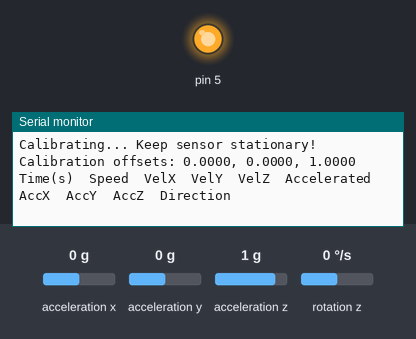
A sketch run on a simulated Arduino Uno, built with avr-gcc and run on an emulated ATmega328P. On the bench: output pins drawn as LEDs (lit = HIGH), the last lines printed to the serial monitor. The inputs (shaded band) are chosen by the test bench; at power-on: acceleration x 0 g, rotation z 0 °/s, acceleration y 0 g, acceleration z 1 g.

Above: at 8.5 s.
8.6 s: acceleration x set to -1.4 g
At 10.0 s:
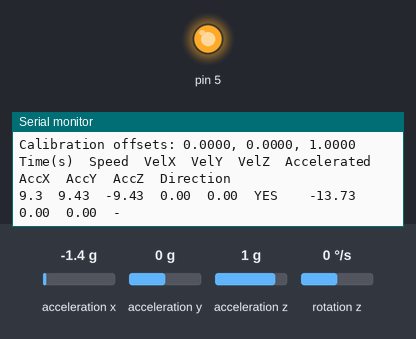
11.6 s: rotation z set to -192 °/s
At 14.5 s:
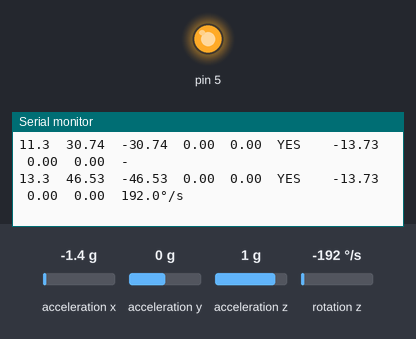
Timing chart, 0 to 16.0 s (numbered marks = the images above; inputs shaded):
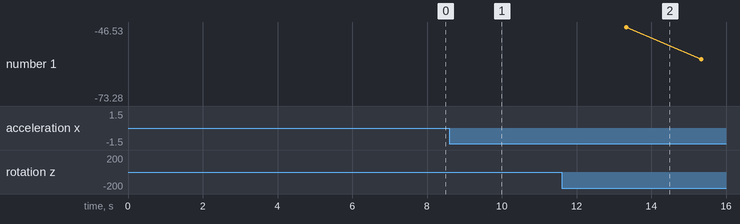

The sketch:

IMU.ino
```cpp
#include <LSM6DS3.h>
#include <Wire.h>

LSM6DS3 myIMU(I2C_MODE, 0x6A);

// Calibration variables
float initial_aX = 0, initial_aY = 0, initial_aZ = 0;

// Threshold parameters
const float DIRECTION_THRESHOLD = 25.0;    // Degrees/s
const float ACCEL_THRESH = 0.5;           // m/s²
const float DRIFT_COMP = 0.15;             // 25% velocity decay per second
const float ZERO_THRESH = 0.1;             // Speed threshold
const float STATIONARY_ACCEL = 0.2;        // m/s² for stationary detection

// Motion tracking
float velX = 0, velY = 0, velZ = 0;
unsigned long lastUpdate = 0;
float maxDirectionChange = 0;
bool isStationary = true;

// Timing control
unsigned long lastPrintTime = 0;
const unsigned long PRINT_INTERVAL = 2000;

void calibrateIMU() {
  const int NUM_CAL = 500;  // Increased calibration samples
  float sum_aX = 0, sum_aY = 0, sum_aZ = 0;

  Serial.println("Calibrating... Keep sensor stationary!");
  delay(2000);  // Allow time to position sensor

  for(int i=0; i<NUM_CAL; i++) {
    sum_aX += myIMU.readFloatAccelX();
    sum_aY += myIMU.readFloatAccelY();
    sum_aZ += myIMU.readFloatAccelZ();
    delay(10);
  }
  initial_aX = sum_aX/NUM_CAL;
  initial_aY = sum_aY/NUM_CAL;
  initial_aZ = sum_aZ/NUM_CAL;

  Serial.print("Calibration offsets: ");
  Serial.print(initial_aX, 4); Serial.print(", ");
  Serial.print(initial_aY, 4); Serial.print(", ");
  Serial.println(initial_aZ, 4);
}

void setup() {
  Serial.begin(115200);
  while(!Serial);

  pinMode(PD5, OUTPUT);
  digitalWrite(PD5, HIGH);

  if(myIMU.begin() != 0) {
    Serial.println("IMU initialization failed");
  } else {
    calibrateIMU();
    Serial.println("Time(s)\tSpeed\tVelX\tVelY\tVelZ\tAccelerated\tAccX\tAccY\tAccZ\tDirection");
    lastUpdate = micros();
    lastPrintTime = millis();
  }
}

void loop() {
  unsigned long nowMicros = micros();
  float dt = (nowMicros - lastUpdate)/1e6f;
  lastUpdate = nowMicros;

  // Read and calibrate sensor data
  float accX = (myIMU.readFloatAccelX() - initial_aX) * 9.81;
  float accY = (myIMU.readFloatAccelY() - initial_aY) * 9.81;
  float accZ = (myIMU.readFloatAccelZ() - initial_aZ) * 9.81;
  float gZ = myIMU.readFloatGyroZ();

  // Stationary detection
  float accMag = sqrt(accX*accX + accY*accY + accZ*accZ);
  if(accMag < STATIONARY_ACCEL) {
    if(!isStationary) {
      // Reset velocities if newly stationary
      velX = velY = velZ = 0;
      isStationary = true;
    }
  } else {
    isStationary = false;
    // Update velocity with strong drift compensation
    velX += accX * dt - velX * DRIFT_COMP * dt;
    velY += accY * dt - velY * DRIFT_COMP * dt;
    velZ += accZ * dt - velZ * DRIFT_COMP * dt;
  }

  // Track direction changes
  if(fabs(gZ) > maxDirectionChange) {
    maxDirectionChange = fabs(gZ);
  }

  // Periodic reporting
  if(millis() - lastPrintTime >= PRINT_INTERVAL) {
    float speed = sqrt(velX*velX + velY*velY + velZ*velZ);
    if(speed < ZERO_THRESH) speed = 0;

    String accelerated = (accMag > ACCEL_THRESH) ? "YES" : "NO";
    String direction = (maxDirectionChange > DIRECTION_THRESHOLD) ?
                      String(maxDirectionChange, 1)+"°/s" : "-";

    Serial.print(millis()/1000.0, 1); Serial.print("\t");
    Serial.print(speed, 2);          Serial.print("\t");
    Serial.print(velX, 2);           Serial.print("\t");
    Serial.print(velY, 2);           Serial.print("\t");
    Serial.print(velZ, 2);           Serial.print("\t");
    Serial.print(accelerated);       Serial.print("\t\t");
    Serial.print(accX, 2);           Serial.print("\t");
    Serial.print(accY, 2);           Serial.print("\t");
    Serial.print(accZ, 2);           Serial.print("\t");
    Serial.println(direction);

    // Reset tracking variables
    maxDirectionChange = 0;
    lastPrintTime = millis();
  }
}
```

Measured:
- after the input at 8.6 s, the serial monitor: prints a new line after 0.72 s (image 1)
- after the input at 11.6 s, the serial monitor: prints a new line after 1.7 s (image 2)
